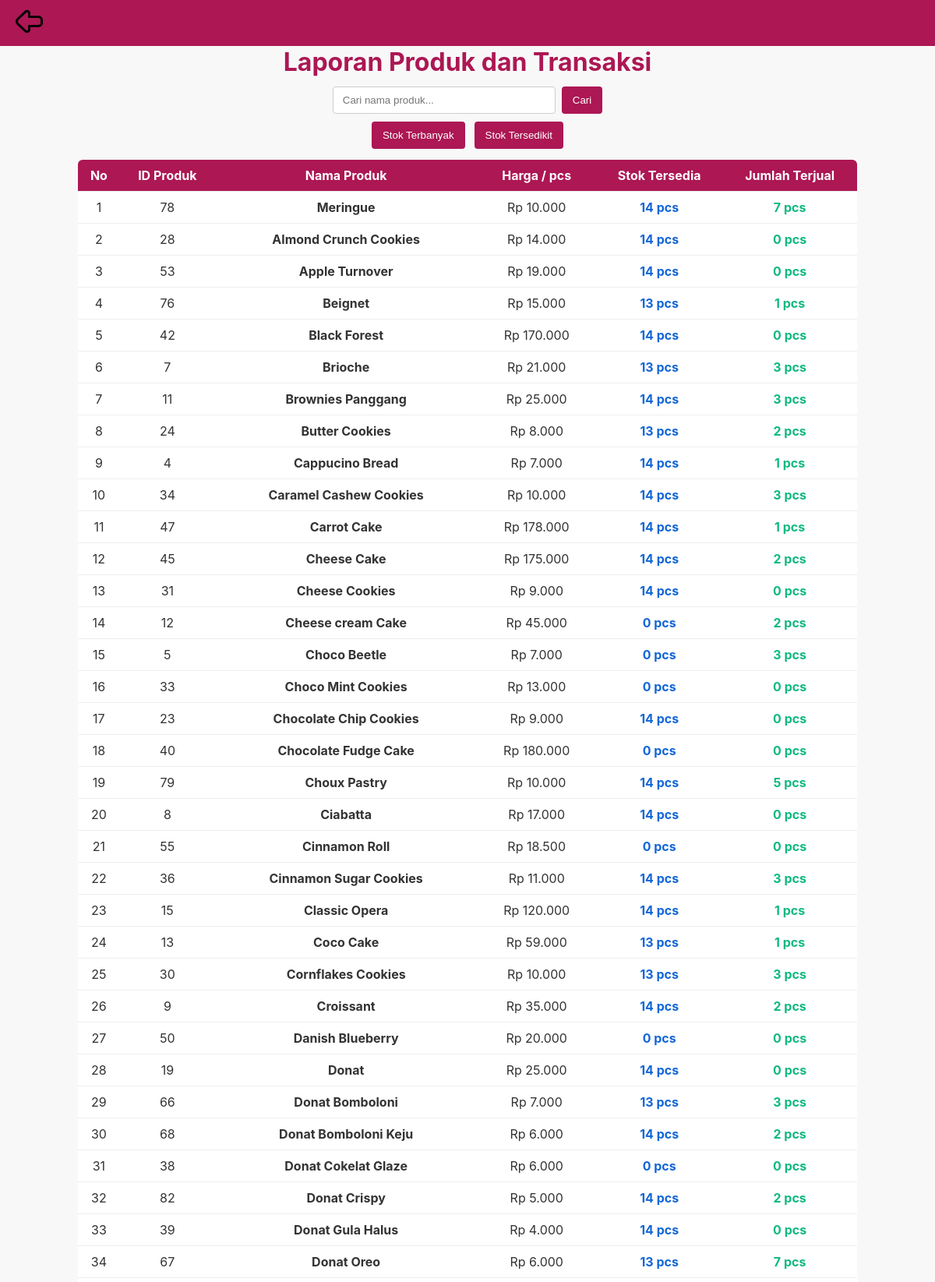
The app's page /laporan.php (upper part) with its own data.
### tables this page shows
CREATE TABLE `tb_produk` (
  `id` int(11) NOT NULL,
  `nama_produk` varchar(255) NOT NULL,
  `deskripsi` text NOT NULL,
  `harga` decimal(10,0) NOT NULL,
  `stok` int(11) NOT NULL,
  `gambar` varchar(255) NOT NULL,
  `kategori` varchar(100) NOT NULL,
  `crated_at` timestamp(6) NOT NULL DEFAULT current_timestamp(6) ON UPDATE current_timestamp(6)
);

### laporan.php (the view, shortened to what this page needs)
<?php
include 'koneksi.php';
$DETAIL_TABLE   = 'tb_detailpes';
$DETAIL_ID_COL  = 'id';
$PRODUCT_TABLE  = 'tb_produk';
$ORDER_TABLE    = 'tb_pesanan';
$role = $_SESSION['role'] ?? 'kasir';
$cari = "";
$search_like = '%' . $koneksi->real_escape_string($cari) . '%';
$aksi = $_POST['aksi'] ?? $_GET['aksi'] ?? '';
if ($aksi === 'terbanyak') {
    $query = "
        SELECT
            p.id AS id_produk,
            p.nama_produk,
            p.harga,
            p.stok,
            COALESCE(SUM(d.jumlah), 0) AS total_terjual
        FROM {$PRODUCT_TABLE} p
        LEFT JOIN {$DETAIL_TABLE} d ON p.id = d.{$DETAIL_ID_COL}
        LEFT JOIN {$ORDER_TABLE} ps ON d.id_pesanan = ps.id_pesanan
        WHERE p.nama_produk LIKE '$search_like'
        GROUP BY p.id
        ORDER BY p.stok DESC
    ";
} else {
    $query = "
        SELECT
            p.id AS id_produk,
            p.nama_produk,
            p.harga,
            p.stok,
            COALESCE(SUM(d.jumlah), 0) AS total_terjual
        FROM {$PRODUCT_TABLE} p
        LEFT JOIN {$DETAIL_TABLE} d ON p.id = d.{$DETAIL_ID_COL}
        LEFT JOIN {$ORDER_TABLE} ps ON d.id_pesanan = ps.id_pesanan
        WHERE p.nama_produk LIKE '$search_like'
        GROUP BY p.id
        ORDER BY p.nama_produk ASC
    ";
}
$data = $koneksi->query($query);
?>
<!DOCTYPE html>
<html lang="id">
<head>
<link href="https://cdnjs.cloudflare.com/ajax/libs/font-awesome/6.4.0/css/all.min.css" rel="stylesheet">
</head>
<body>
<header>
    <a href="<?= ($role === 'admin') ? 'admin/index.php' : 'kasir/index.php' ?>"><img src="user/img/back-icon.png" alt="Kembali"></a>
</header>
<div class="container">
    <h1>Laporan Produk dan Transaksi</h1>
    <form method="post" class="search-box">
        <input type="text" name="cari" placeholder="Cari nama produk..." value="<?= htmlspecialchars($cari) ?>">
        <button type="submit">Cari</button>
    </form>
    <form method="post" class="buttons">
        <button type="submit" name="aksi" value="terbanyak">Stok Terbanyak</button>
        <button type="submit" name="aksi" value="tersedikit">Stok Tersedikit</button>
    </form>
    <?php if ($data && $data->num_rows > 0): ?>
    <div class="table-container">
        <table>
            <thead>
            <?php if ($aksi === 'sisa_stok' && $role === 'admin'): ?>
                <tr>
                    <th>No</th><th>ID</th><th>Nama Produk</th><th>Harga</th><th>Stok Sekarang</th>
                    <th>Stok Kemarin</th><th>Terjual Kemarin</th><th>Sisa Kemarin</th><th>Status</th><th>Aksi</th>
                </tr>
            <?php elseif ($aksi === 'transaksi'): ?>
                <tr>
                    <th>No</th><th>ID Transaksi</th><th>Nama Produk</th><th>Jumlah</th><th>Total Harga</th><th>Tanggal</th><th>Status</th>
                </tr>
            <?php else: ?>
                <tr>
                    <th>No</th><th>ID Produk</th><th>Nama Produk</th><th>Harga / pcs</th><th>Stok Tersedia</th><th>Jumlah Terjual</th>
                </tr>
            <?php endif; ?>
            </thead>
            <tbody>
            <?php
            $no = 1;
            while ($row = $data->fetch_assoc()):
                if ($aksi === 'sisa_stok' && $role === 'admin'):
                    $stok_kemarin = ($row['stok_kemarin'] !== null && $row['stok_kemarin'] !== '') ? (int)$row['stok_kemarin'] : null;
                    $terjual_kemarin = isset($row['terjual_kemarin']) ? (int)$row['terjual_kemarin'] : 0;
                    if ($stok_kemarin === null) {
                        $sisa_kemarin_display = '-';
                        $persentase_sisa = 0;
                        $status_text = '-';
                        $status_class = '';
                        $stok_kemarin_display = '-';
                    } else {
                        $sisa_kemarin = max(0, $stok_kemarin - $terjual_kemarin);
                        $persentase_sisa = ($stok_kemarin > 0) ? round(($sisa_kemarin / $stok_kemarin) * 100, 1) : 0;
                        $stok_kemarin_display = $stok_kemarin;
                        $sisa_kemarin_display = $sisa_kemarin;
                        if ($persentase_sisa <= 1) {
                            $status_class = 'status-overstock';
                            $status_text = 'Habis';
                        } elseif ($persentase_sisa <= 5) {
                            $status_class = 'status-bagus';
                            $status_text = 'Menipis';
                        } else {
                            $status_class = 'status-optimal';
                            $status_text = 'Aman';
                        }
                    }
            ?>
                <tr>
                    <td><?= $no++ ?></td>
                    <td><?= htmlspecialchars($row['id_produk']) ?></td>
                    <td><strong><?= htmlspecialchars($row['nama_produk']) ?></strong></td>
                    <td>Rp <?= number_format($row['harga'],0,',','.') ?></td>
                    <td><strong style="color:#1366d6;"><?= htmlspecialchars($row['stok_sekarang']) ?> pcs</strong></td>
                    <td><?= $stok_kemarin_display ?><?= ($stok_kemarin_display !== '-') ? ' pcs' : '' ?></td>
                    <td style="color:#10b981;font-weight:700;"><?= $terjual_kemarin ?> pcs</td>
                    <td style="color:#ef4444;font-weight:700;"><?= $sisa_kemarin_display ?><?= ($sisa_kemarin_display !== '-') ? ' pcs' : '' ?></td>
                    <td>
                        <?php if ($stok_kemarin !== null): ?>
                            <span class="status-badge <?= $status_class ?>"><?= $status_text ?></span>
                        <?php else: echo '-'; endif; ?>
                    </td>
                    <td>
                        <button class="btn-success" style="padding:8px 12px;font-size:13px" onclick="openResetModal(<?= $row['id_produk'] ?>, '<?= addslashes($row['nama_produk']) ?>', <?= $row['stok_sekarang'] ?>)">Reset Stok</button>
                    </td>
                </tr>
            <?php
                else:
            ?>
                <tr>
                    <td><?= $no++ ?></td>
                    <td><?= htmlspecialchars($row['id_produk']) ?></td>
                    <td><strong><?= htmlspecialchars($row['nama_produk']) ?></strong></td>
                    <td>Rp <?= number_format($row['harga'],0,',','.') ?></td>
                    <td><strong style="color:#1366d6;"><?= htmlspecialchars($row['stok']) ?> pcs</strong></td>
                    <td style="color:#10b981;font-weight:700;"><?= htmlspecialchars($row['total_terjual']) ?> pcs</td>
                </tr>
            <?php
                endif;
            endwhile;
            ?>
            </tbody>
        </table>
    </div>
    <?php endif; ?>
</div>
</body>
</html>

### laporan.php (style rules this page uses)
body { font-family:Inter, sans-serif; background: #f8f8f8; color:#333; margin:0; padding:0 }
header { position:fixed; top:0; width:100%; background: #AC1754; color:#fff; padding:10px 20px; display:flex; align-items:center; z-index:1000 }
header a img { width:35px; height:35px; cursor:pointer }
.container { max-width:1000px; margin:60px auto; text-align:center; padding:0 20px }
h1 { margin-top:12px; color:#AC1754; margin-bottom:12px }
.buttons { display:flex; justify-content:center; gap:12px; flex-wrap:wrap; margin-bottom:14px }
button,.btn { background: #AC1754; color:#fff; border:none; padding:10px 14px; border-radius:4px; cursor:pointer }
.search-box { display:flex; justify-content:center; gap:8px; margin:10px auto }
.search-box input { padding:8px 12px; width:260px; border-radius:4px; border:1px solid #ccc }
.table-container { margin-top:10px; background: #fff; border-radius:6px; width:100%; overflow-x:auto }
.table-container table { width:100%; border-collapse:collapse }
th,td { padding:10px; border-bottom:1px solid #eee; text-align:center }
th { background: #AC1754; color:#fff }

### records on screen
tb_produk: id "78", nama_produk "Meringue", harga "10.000", stok "14", total_terjual "7"
tb_produk: id "28", nama_produk "Almond Crunch Cookies", harga "14.000", stok "14", total_terjual "0"
tb_produk: id "53", nama_produk "Apple Turnover", harga "19.000", stok "14", total_terjual "0"
tb_produk: id "76", nama_produk "Beignet", harga "15.000", stok "13", total_terjual "1"
tb_produk: id "42", nama_produk "Black Forest", harga "170.000", stok "14", total_terjual "0"
tb_produk: id "7", nama_produk "Brioche", harga "21.000", stok "13", total_terjual "3"
tb_produk: id "11", nama_produk "Brownies Panggang", harga "25.000", stok "14", total_terjual "3"
tb_produk: id "24", nama_produk "Butter Cookies", harga "8.000", stok "13", total_terjual "2"
tb_produk: id "4", nama_produk "Cappucino Bread", harga "7.000", stok "14", total_terjual "1"
tb_produk: id "34", nama_produk "Caramel Cashew Cookies", harga "10.000", stok "14", total_terjual "3"
tb_produk: id "47", nama_produk "Carrot Cake", harga "178.000", stok "14", total_terjual "1"
tb_produk: id "45", nama_produk "Cheese Cake", harga "175.000", stok "14", total_terjual "2"
tb_produk: id "31", nama_produk "Cheese Cookies", harga "9.000", stok "14", total_terjual "0"
tb_produk: id "12", nama_produk "Cheese cream Cake", harga "45.000", stok "0", total_terjual "2"
tb_produk: id "5", nama_produk "Choco Beetle", harga "7.000", stok "0", total_terjual "3"
tb_produk: id "33", nama_produk "Choco Mint Cookies", harga "13.000", stok "0", total_terjual "0"
tb_produk: id "23", nama_produk "Chocolate Chip Cookies", harga "9.000", stok "14", total_terjual "0"
tb_produk: id "40", nama_produk "Chocolate Fudge Cake", harga "180.000", stok "0", total_terjual "0"
tb_produk: id "79", nama_produk "Choux Pastry", harga "10.000", stok "14", total_terjual "5"
tb_produk: id "8", nama_produk "Ciabatta", harga "17.000", stok "14", total_terjual "0"
tb_produk: id "55", nama_produk "Cinnamon Roll", harga "18.500", stok "0", total_terjual "0"
tb_produk: id "36", nama_produk "Cinnamon Sugar Cookies", harga "11.000", stok "14", total_terjual "3"
tb_produk: id "15", nama_produk "Classic Opera", harga "120.000", stok "14", total_terjual "1"
tb_produk: id "13", nama_produk "Coco Cake", harga "59.000", stok "13", total_terjual "1"
tb_produk: id "30", nama_produk "Cornflakes Cookies", harga "10.000", stok "13", total_terjual "3"
tb_produk: id "9", nama_produk "Croissant", harga "35.000", stok "14", total_terjual "2"
tb_produk: id "50", nama_produk "Danish Blueberry", harga "20.000", stok "0", total_terjual "0"
tb_produk: id "19", nama_produk "Donat", harga "25.000", stok "14", total_terjual "0"
tb_produk: id "66", nama_produk "Donat Bomboloni", harga "7.000", stok "13", total_terjual "3"
tb_produk: id "68", nama_produk "Donat Bomboloni Keju", harga "6.000", stok "14", total_terjual "2"
tb_produk: id "38", nama_produk "Donat Cokelat Glaze", harga "6.000", stok "0", total_terjual "0"
tb_produk: id "82", nama_produk "Donat Crispy", harga "5.000", stok "14", total_terjual "2"
tb_produk: id "39", nama_produk "Donat Gula Halus", harga "4.000", stok "14", total_terjual "0"
tb_produk: id "67", nama_produk "Donat Oreo", harga "6.000", stok "13", total_terjual "7"
